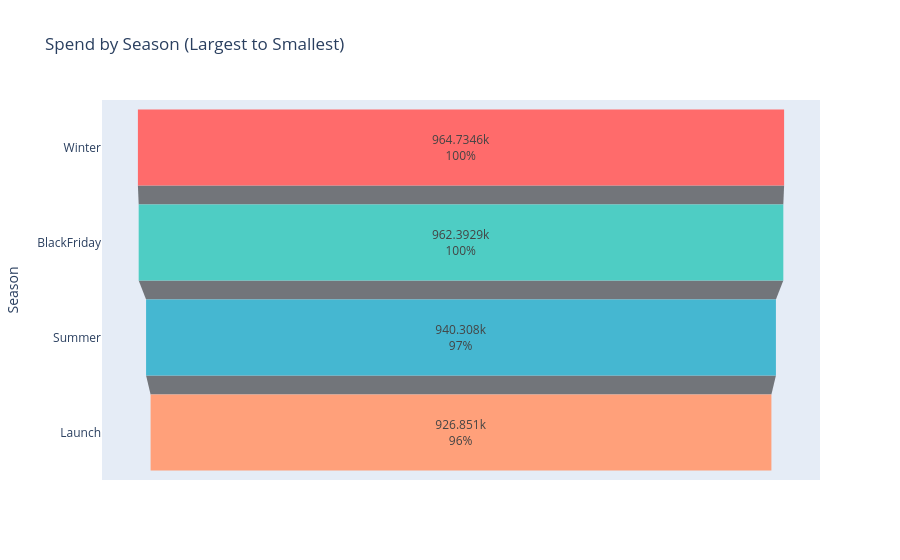

Notebook code cell kept with this figure:
### Code cell
# Funnel Plot

seasons = mydata['Season'].unique().tolist()
print(seasons)

values = [mydata[mydata['Season']==seasons[i]]['spend'].sum() for i in range(len(seasons))]

# Sort by values (largest to smallest)
sorted_data = sorted(zip(seasons, values), key=lambda x: x[1], reverse=True)
seasons_sorted = [x[0] for x in sorted_data]
values_sorted = [x[1] for x in sorted_data]

# Define unique colors for each season
colors = ['#FF6B6B', '#4ECDC4', '#45B7D1', '#FFA07A', '#98D8C8', '#F7DC6F', '#BB8FCE', '#85C1E2']

fig = go.Figure(go.Funnel(
    y = seasons_sorted,
    x = values_sorted,
    marker = dict(color = colors[:len(seasons_sorted)]),
    textposition = "inside",
    textinfo = "value+percent initial"
))

fig.update_layout(
    title = "Spend by Season (Largest to Smallest)",
    xaxis_title = "Total Spend",
    yaxis_title = "Season"
)

fig.show()

### Figure 1 — Plotly figure (JSON) as saved in the notebook; plotly's stock layout.template omitted (floating-point values rounded to 4 significant figures)
{"data": [{"marker": {"color": ["#FF6B6B", "#4ECDC4", "#45B7D1", "#FFA07A"]}, "textinfo": "value+percent initial", "textposition": "inside", "type": "funnel", "x": [964700.0, 962400.0, 940300.0, 926900.0], "y": ["Winter", "BlackFriday", "Summer", "Launch"]}], "layout": {"title": {"text": "Spend by Season (Largest to Smallest)"}, "xaxis": {"title": {"text": "Total Spend"}}, "yaxis": {"title": {"text": "Season"}}}}
